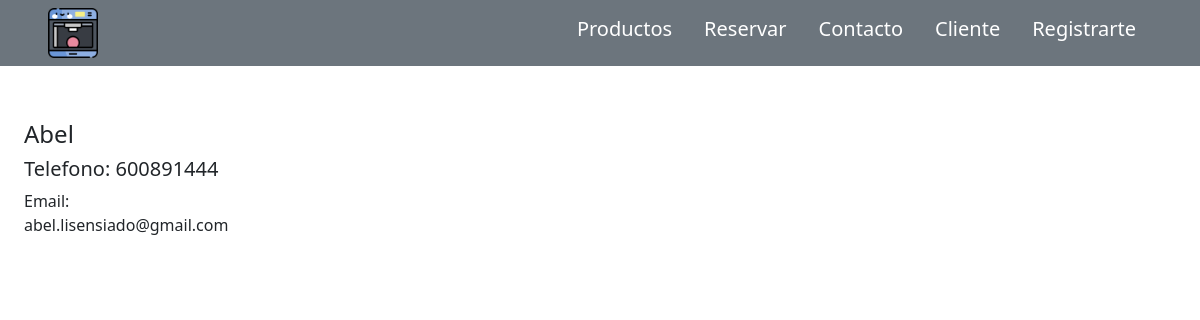
Before: /cliente/ with the older database file.
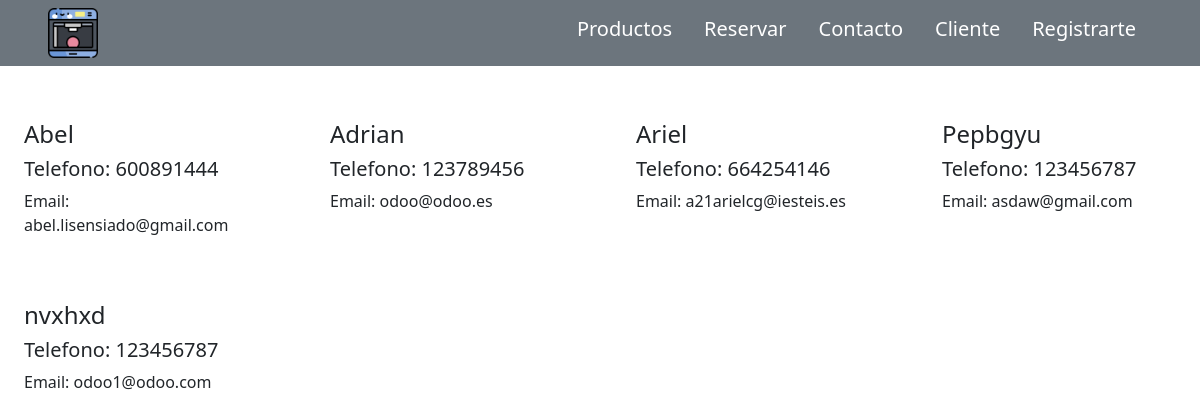
After: the same page with the newer database file.
### hous3d/models/cliente.py (models this page shows, shortened)
class Cliente(models.Model):
    nombre = models.CharField(max_length=50)
    apellido = models.CharField(max_length=50)
    dni = models.CharField(max_length=9, primary_key=True)
    fecha_nacimiento = models.DateField()
    email = models.EmailField()
    telefono = models.CharField(max_length=20)
    direccion = models.CharField(max_length=100)

### hous3d/views.py (the view)
# urls.py: path('cliente/', views.cliente, name='Cliente'),
def cliente(request):
    clientes = Cliente.objects.all()
    return render(request, 'cliente.html', {'clientes': clientes})

### templates/cliente.html (shortened to what this page needs)
{% load static %}
<!DOCTYPE html>
<html lang="en">
<head>
    <link href="https://cdn.jsdelivr.net/npm/bootstrap@5.0.2/dist/css/bootstrap.min.css" rel="stylesheet"
>
</head>
<body>
<header class="navbar navbar-light bg-secondary fixed-top container-fluid d-flex bd-highlight px-5 mb-5">
    <a href="{% url 'Indice' %}"><img src="{% static 'img/iconoFacherito.png' %}" width="50" height="50" alt=""></a>
    <div class="d-flex">
        <a class="text-white pe-3 nav-link" href="{% url 'Productos' %}"><h5>Productos</h5></a>
        <a class="text-white pe-3 nav-link" href="{% url 'Reservas' %}"><h5>Reservar</h5></a>
        <a class="text-white pe-3 nav-link" href="{% url 'Contacto' %}"><h5>Contacto</h5></a>
        <a class="text-white pe-3 nav-link" href="{% url 'Cliente' %}"><h5>Cliente</h5></a>
        <a class="text-white pe-3 nav-link" href="{% url 'Registro' %}"><h5>Registrarte</h5></a>
    </div>
</header>
<div class="mt-5 pt-5">
    {% if clientes %}
        {% for cliente in clientes %}
            {% if forloop.first %}
                <div class="row gy-4 row-cols-1 row-cols-md-2 row-cols-xl-4 mb-3">
            {% endif %}
        <div class="col">
            <div class="card-body p-4">
                <h4 class="card-title">{{ cliente.nombre }}</h4>
                <h5 class="card-title">Telefono: {{ cliente.telefono }}</h5>
                <p class="card-text">Email: {{ cliente.email }}</p>
            </div>
        </div>
            {% if forloop.counter|divisibleby:4 %}</div>
                <div class="row gy-4 row-cols-1 row-cols-md-2 row-cols-xl-4 mb-3">
            {% endif %}
        {% if forloop.last %}
            </div>
        {% endif %}
        {% endfor %}
    {% else %}
        <p>No hay cliente</p>
    {% endif %}
</div>
</body>
</html>

Changed rows visible on the page:
added Cliente: nombre "Adrian", telefono "123789456", email "odoo@odoo.es"
added Cliente: nombre "Ariel", telefono "664254146", email "a21arielcg@iesteis.es"
added Cliente: nombre "Pepbgyu", telefono "123456787", email "asdaw@gmail.com"
added Cliente: nombre "nvxhxd", telefono "123456787", email "odoo1@odoo.com"
